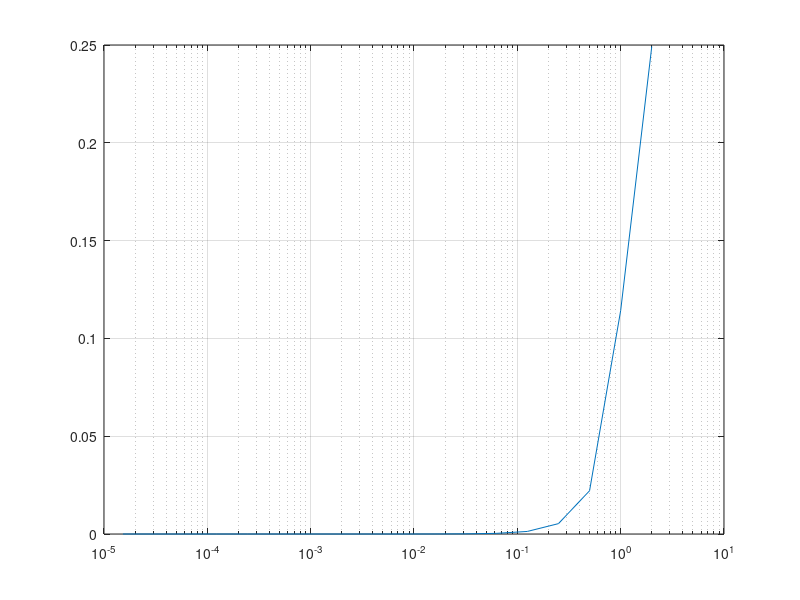

Reproduce this figure in MATLAB.
clear all;
clc;
close all;

x1 = 0;
x2 = 2;
toler = 1e-10;

h(1) = x2-x1;
f = inline('X*exp(-2*X^2)');

s1 = (f(x2) + f(x1))/2;
I1 = h*s1;
I0 = 0;
act = 0.249916;
i = 1;
error(1) = abs(act - I1);
k = 1;

while abs(I1-I0) > toler
    
    x = x1 + h(k)/2;
    
    for j = 1:i
        s1 = s1 + f(x);
        x = x + h(k);
    end
    
    k = k + 1;
    i = 2*i;
    h(k) = h(k-1)/2;
    I0 = I1;
    I1 = h(k) * s1;
    error(k) = abs(act-I1);
end

integral = I1
iteration = k-1

semilogx(h,error), grid on;
